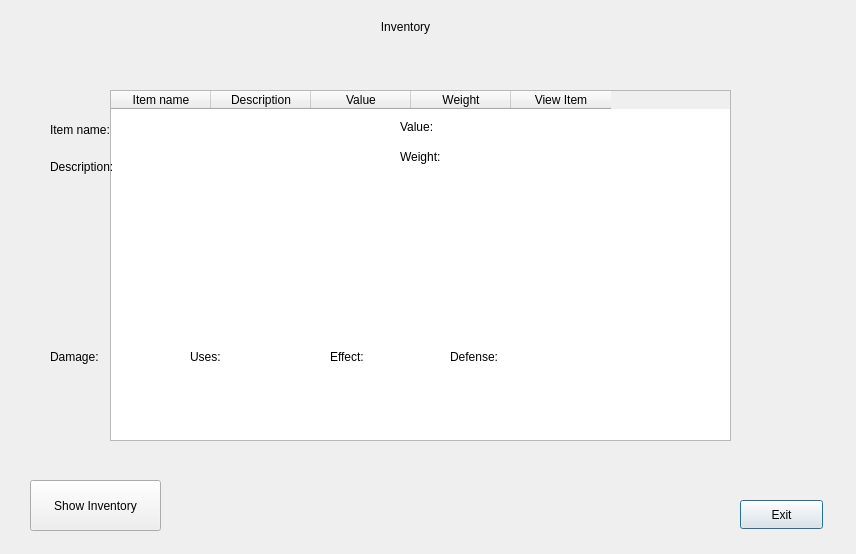
<?xml version="1.0" encoding="UTF-8"?>
<ui version="4.0">
 <class>inventoryWindow</class>
 <widget class="QDialog" name="inventoryWindow">
  <property name="geometry">
   <rect>
    <x>0</x>
    <y>0</y>
    <width>856</width>
    <height>554</height>
   </rect>
  </property>
  <property name="windowTitle">
   <string>Dialog</string>
  </property>
  <widget class="QPushButton" name="btnExit">
   <property name="geometry">
    <rect>
     <x>740</x>
     <y>500</y>
     <width>83</width>
     <height>29</height>
    </rect>
   </property>
   <property name="text">
    <string>Exit</string>
   </property>
  </widget>
  <widget class="QLabel" name="lblInv">
   <property name="geometry">
    <rect>
     <x>200</x>
     <y>20</y>
     <width>411</width>
     <height>48</height>
    </rect>
   </property>
   <property name="text">
    <string>Inventory</string>
   </property>
   <property name="alignment">
    <set>Qt::AlignHCenter|Qt::AlignTop</set>
   </property>
   <property name="wordWrap">
    <bool>true</bool>
   </property>
  </widget>
  <widget class="QTableWidget" name="tbl_items">
   <property name="geometry">
    <rect>
     <x>110</x>
     <y>90</y>
     <width>621</width>
     <height>351</height>
    </rect>
   </property>
   <property name="editTriggers">
    <set>QAbstractItemView::NoEditTriggers</set>
   </property>
   <property name="selectionBehavior">
    <enum>QAbstractItemView::SelectRows</enum>
   </property>
   <property name="columnCount">
    <number>5</number>
   </property>
   <column>
    <property name="text">
     <string>Item name</string>
    </property>
   </column>
   <column>
    <property name="text">
     <string>Description</string>
    </property>
   </column>
   <column>
    <property name="text">
     <string>Value</string>
    </property>
   </column>
   <column>
    <property name="text">
     <string>Weight</string>
    </property>
   </column>
   <column>
    <property name="text">
     <string>View Item</string>
    </property>
   </column>
  </widget>
  <widget class="QLabel" name="lblName">
   <property name="geometry">
    <rect>
     <x>50</x>
     <y>120</y>
     <width>131</width>
     <height>20</height>
    </rect>
   </property>
   <property name="text">
    <string>Item name:</string>
   </property>
  </widget>
  <widget class="QLabel" name="lblDesc">
   <property name="geometry">
    <rect>
     <x>50</x>
     <y>160</y>
     <width>301</width>
     <height>171</height>
    </rect>
   </property>
   <property name="text">
    <string>Description:</string>
   </property>
   <property name="alignment">
    <set>Qt::AlignLeading|Qt::AlignLeft|Qt::AlignTop</set>
   </property>
  </widget>
  <widget class="QLabel" name="lblValue">
   <property name="geometry">
    <rect>
     <x>400</x>
     <y>120</y>
     <width>121</width>
     <height>31</height>
    </rect>
   </property>
   <property name="text">
    <string>Value:</string>
   </property>
   <property name="alignment">
    <set>Qt::AlignLeading|Qt::AlignLeft|Qt::AlignTop</set>
   </property>
  </widget>
  <widget class="QLabel" name="lblWeight">
   <property name="geometry">
    <rect>
     <x>400</x>
     <y>150</y>
     <width>121</width>
     <height>31</height>
    </rect>
   </property>
   <property name="text">
    <string>Weight:</string>
   </property>
   <property name="alignment">
    <set>Qt::AlignLeading|Qt::AlignLeft|Qt::AlignTop</set>
   </property>
  </widget>
  <widget class="QLabel" name="lblDamage">
   <property name="geometry">
    <rect>
     <x>50</x>
     <y>350</y>
     <width>121</width>
     <height>31</height>
    </rect>
   </property>
   <property name="text">
    <string>Damage:</string>
   </property>
   <property name="alignment">
    <set>Qt::AlignLeading|Qt::AlignLeft|Qt::AlignTop</set>
   </property>
  </widget>
  <widget class="QLabel" name="lblUses">
   <property name="geometry">
    <rect>
     <x>190</x>
     <y>350</y>
     <width>121</width>
     <height>31</height>
    </rect>
   </property>
   <property name="text">
    <string>Uses:</string>
   </property>
   <property name="alignment">
    <set>Qt::AlignLeading|Qt::AlignLeft|Qt::AlignTop</set>
   </property>
  </widget>
  <widget class="QLabel" name="lblEffect">
   <property name="geometry">
    <rect>
     <x>330</x>
     <y>350</y>
     <width>121</width>
     <height>31</height>
    </rect>
   </property>
   <property name="text">
    <string>Effect:</string>
   </property>
   <property name="alignment">
    <set>Qt::AlignLeading|Qt::AlignLeft|Qt::AlignTop</set>
   </property>
  </widget>
  <widget class="QLabel" name="lblDefense">
   <property name="geometry">
    <rect>
     <x>450</x>
     <y>350</y>
     <width>121</width>
     <height>31</height>
    </rect>
   </property>
   <property name="text">
    <string>Defense:</string>
   </property>
   <property name="alignment">
    <set>Qt::AlignLeading|Qt::AlignLeft|Qt::AlignTop</set>
   </property>
  </widget>
  <widget class="QPushButton" name="btnShowTable">
   <property name="geometry">
    <rect>
     <x>30</x>
     <y>480</y>
     <width>131</width>
     <height>51</height>
    </rect>
   </property>
   <property name="text">
    <string>Show Inventory</string>
   </property>
  </widget>
  <zorder>tbl_items</zorder>
  <zorder>btnExit</zorder>
  <zorder>lblInv</zorder>
  <zorder>lblName</zorder>
  <zorder>lblDesc</zorder>
  <zorder>lblValue</zorder>
  <zorder>lblWeight</zorder>
  <zorder>lblDamage</zorder>
  <zorder>lblUses</zorder>
  <zorder>lblEffect</zorder>
  <zorder>lblDefense</zorder>
  <zorder>btnShowTable</zorder>
 </widget>
 <resources/>
 <connections/>
</ui>
